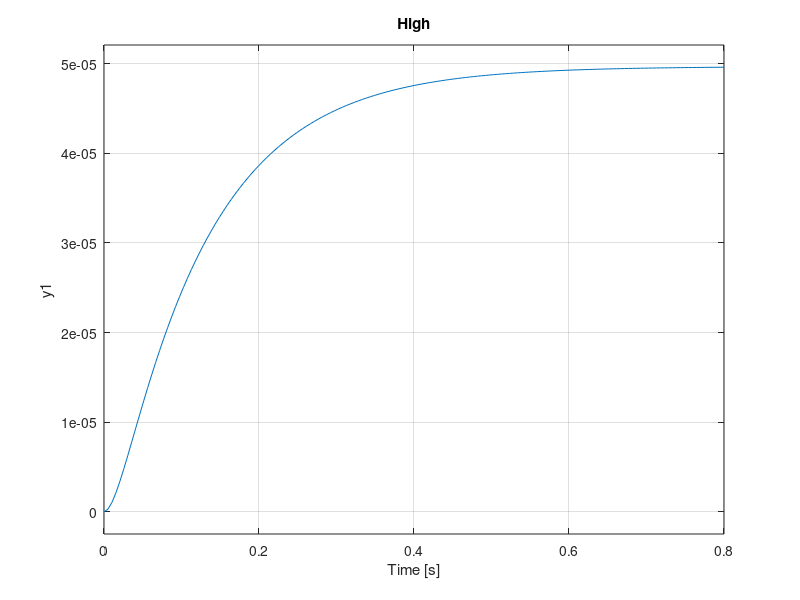
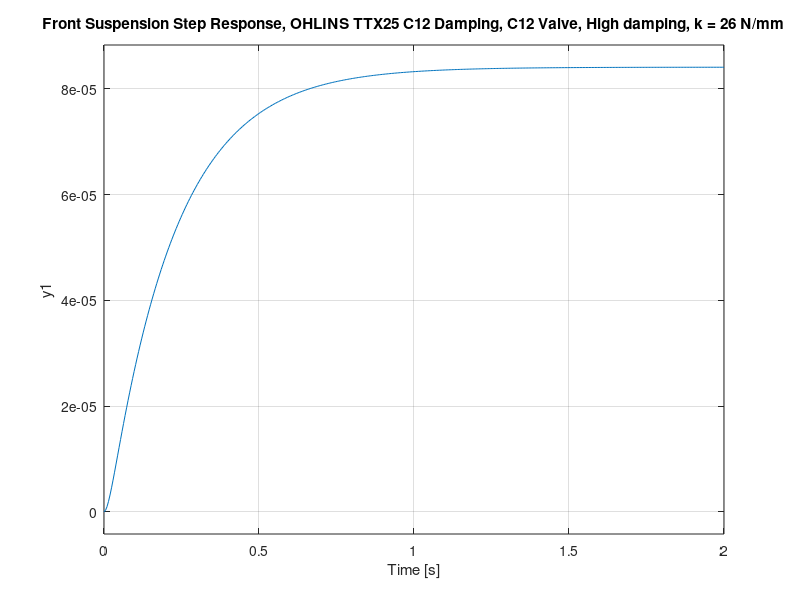

These figures' MATLAB source, in order:
% Suspension_rear.m
% v0.1
% April 18,2020
% Just learning how to use MATLAB for controls 
%--------------------------------------------------------------------------
% This code is intended to be a open source demo 
% and is to be used for educational purposes only. 
% Suggestions/constructive criticisms are welcome. 
% THIS SOFTWARE IS PROVIDED BY THE COPYRIGHT HOLDERS AND
% CONTRIBUTORS "AS IS" AND ANY EXPRESS OR
% IMPLIED WARRANTIES, INCLUDING, BUT NOT LIMITED TO, THE IMPLIED
% WARRANTIES OF MERCHANTABILITY AND FITNESS FOR A PARTICULAR PURPOSE ARE
% DISCLAIMED. IN NO EVENT SHALL COPYRIGHT HOLDER
% OR CONTRIBUTORS BE LIABLE FOR ANY
% DIRECT, INDIRECT, INCIDENTAL, SPECIAL, EXEMPLARY,
% OR CONSEQUENTIAL DAMAGES(INCLUDING, BUT NOT LIMITED TO,
% PROCUREMENT OF SUBSTITUTE GOODS OR SERVICES;
% LOSS OF USE, DATA, OR PROFITS; OR BUSINESS INTERRUPTION)
% HOWEVER CAUSED AND ON ANY THEORY OF LIABILITY,
% WHETHER IN CONTRACT, STRICT LIABILITY, OR TORT
% (INCLUDING NEGLIGENCE OR OTHERWISE) ARISING IN
% ANY WAY OUT OF THE USE OF THIS
% SOFTWARE, EVEN IF ADVISED OF THE POSSIBILITY OF SUCH DAMAGE.
%-------------------------------------------------------------------------

% this code uses tf (transfer function) from the control system toolbox to
% model the step response of a FSAE car front and rear suspension
num = 1;
bump_t = 0.0254;
mc = 87; % car corner mass in kg
sr = 43781; % spring rate in N/mm, rear
sf = 26269; % spring rate in N/mm, front

% suspension dampers have adjustable damping rates -- demo runs through 5
% different step responses 
damp_rear_vec = linspace(2168, 6024, 5);
damp_front_vec = linspace(2168,6024, 5);

% rear denominator polynomial coefficients 
% assumes chassis front corner is a 1-DOF spring mass system 
rear_den_1 = [1 damp_rear_vec(1)/mc sr/mc];
rear_den_2 = [1 damp_rear_vec(2)/mc sr/mc];
rear_den_3 = [1 damp_rear_vec(3)/mc sr/mc];
rear_den_4 = [1 damp_rear_vec(4)/mc sr/mc];
rear_den_5 = [1 damp_rear_vec(5)/mc sr/mc];

% front denominator polynomial coefficients
den_1 = [1 damp_front_vec(1)/mc sf/mc];
den_5 = [1 damp_front_vec(5)/mc sf/mc];

%plot rear
figure(1)
system_1 = tf(num,rear_den_1);
system_2 = tf(num, rear_den_2);
system_3 = tf(num, rear_den_3);
system_4 = tf(num, rear_den_4);
system_5 = tf(num, rear_den_5);
subplot(5,1,1)
step(0.0254 * system_1)
grid on
title('Rear Suspension Step Response, OHLINS TTX25 C12 Valve, varying damping, low to high, k = 43N/mm')
subplot(5,1,2)
step(0.025 * system_2)
title('2')
grid on
subplot(5,1,3)
step(0.025 * system_3)
title('3')
grid on
subplot(5,1,4)
step(0.025 * system_4)
title('4')
grid on
subplot(5,1,5)
step(0.025 * system_5)
title('High')
grid on

%plot front
figure(2)
system_6 = tf(num,den_1);
system_7 = tf(num, den_5);
subplot(2,1,1)
step(0.0254 * system_6)
grid on
title('Front Suspension Step Response, OHLINS TTX25 C12 Valve, Low damping, k = 26 N/mm')
subplot(2,1,2)
step(0.0254 * system_7)
grid on
title('Front Suspension Step Response, OHLINS TTX25 C12 Damping, C12 Valve, High damping, k = 26 N/mm')
